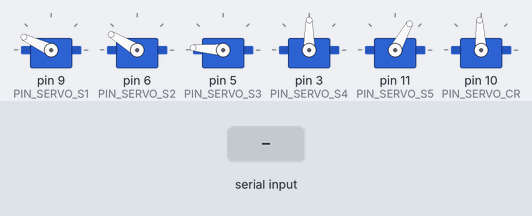
Simulated run of this sketch. Board: Arduino Uno, built with avr-gcc and run on an emulated ATmega328P. On the bench: 6 × servo. The inputs (shaded band) are chosen by the test bench. What the sketch prints to the serial monitor is not drawn.

Above: at 3.5 s.
3.6 s: "robot@high\n" received over Serial
At 5.6 s:
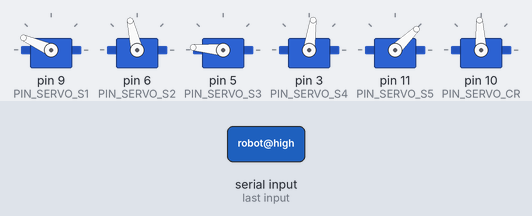
At 7.9 s:
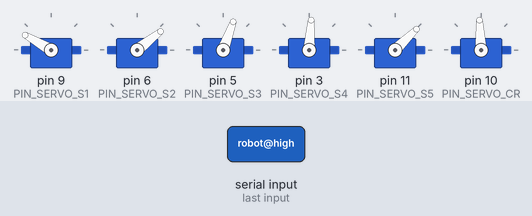
Timing chart, 0 to 21.6 s (numbered marks = the images above; inputs shaded):
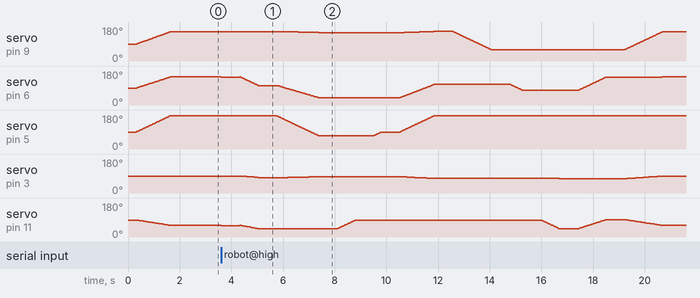

The sketch:

test_pi.ino
```cpp
#include <Servo.h>

// ===== 핀 정의 =====
#define PIN_SERVO_S1  9
#define PIN_SERVO_S2  6
#define PIN_SERVO_S3  5
#define PIN_SERVO_S4  3
#define PIN_SERVO_S5  11
#define PIN_SERVO_CR  10

// ===== Servo 객체 =====
Servo S1, S2, S3, S4, S5;
Servo crServo;

// ===== 현재 각도 저장 =====
int currentAngles[5] = {90,90,90,90,90};

// ===== 시퀀스 정의 =====
struct SequenceStep { int angles[5]; const char* label; };

// high 시퀀스
SequenceStep highSeq[] = {
  {{155,149,176,90,61}, "기본자세"},
  {{156,103,175,82,44}, "세팅 자세"},
  {{150,38,70,86,44}, ""}, {{150,38,70,86,88}, ""},
  {{150,38,88,86,88}, ""}, {{157,109,176,77,89}, "돌아옴"},
  {{59,109,176,77,89}, "돌림"}, {{59,77,176,77,89}, "놓기전"},
  {{59,77,176,76,44}, "놓음"}, {{59,147,176,76,92}, "돌아오기전 자세"},
  {{155,149,176,90,61}, "기본자세 복귀"}
};

// mid 시퀀스
SequenceStep midSeq[] = {
  {{155,149,176,90,61}, "기본자세"},
  {{156,103,175,82,44}, "세팅 자세"},
  {{156,50,121,82,44}, ""}, {{156,49,121,82,89}, ""},
  {{156,49,144,84,89}, ""}, {{157,109,176,77,89}, "돌아옴"},
  {{59,109,176,77,89}, "돌림"}, {{59,77,176,77,89}, "놓기전"},
  {{59,77,176,76,44}, "놓음"}, {{59,147,176,76,92}, "돌아오기전 자세"},
  {{155,149,176,90,61}, "기본자세 복귀"}
};

// low 시퀀스
SequenceStep lowSeq[] = {
  {{155,149,176,90,61}, "기본자세"},
  {{156,103,175,82,44}, "세팅 자세"},
  {{155,32,125,90,47}, "토마토 잡기 직전"},
  {{158,32,126,90,91}, "토마토 잡음"},
  {{158,32,143,90,91}, "내림"},
  {{157,109,176,77,89}, "돌아옴"},
  {{59,109,176,77,89}, "돌림"},
  {{59,77,176,77,89}, "놓음"},
  {{59,77,176,76,44}, "닫기"},
  {{59,147,176,76,92}, "돌아오기전 자세"},
  {{155,149,176,90,61}, "기본자세 복귀"}
};

// ===== D10 서보 CCW→STOP→CW→STOP 한 사이클 =====
bool crActive = false;
int crStep = 0;
unsigned long crStartMs = 0;
const unsigned long DURATION_CCW   = 1000;
const unsigned long DURATION_STOP1 = 1000;
const unsigned long DURATION_CW    = 1000;
const unsigned long DURATION_STOP2 = 1000;
const int SERVO_STOP_US = 1500;
const int SERVO_CW_US   = 1600;
const int SERVO_CCW_US  = 1375;

// ===== 시퀀스 실행 횟수 카운터 =====
int seqCount = 0;

// ==========================
// 부드럽게 서보 이동 함수
// ==========================
void moveServosSmooth(int s1,int s2,int s3,int s4,int s5,const char* label){
  int target[5] = {s1,s2,s3,s4,s5};
  int maxDiff = 0;
  for(int i=0;i<5;i++){ int diff=abs(target[i]-currentAngles[i]); if(diff>maxDiff) maxDiff=diff; }

  for(int step=0;step<=maxDiff;step++){
    for(int i=0;i<5;i++){
      int newAngle = currentAngles[i] + (target[i]-currentAngles[i])*step/maxDiff;
      switch(i){
        case 0: S1.write(newAngle); break;
        case 1: S2.write(newAngle); break;
        case 2: S3.write(newAngle); break;
        case 3: S4.write(newAngle); break;
        case 4: S5.write(newAngle); break;
      }
    }
    delay(15);
  }

  for(int i=0;i<5;i++) currentAngles[i]=target[i];
  delay(500);
  S2.detach(); delay(200); S2.attach(PIN_SERVO_S2);
}

// ==========================
// 시퀀스 실행 함수
// ==========================
void runSequence(SequenceStep* seq,int len){
  for(int i=0;i<len;i++)
    moveServosSmooth(seq[i].angles[0],seq[i].angles[1],seq[i].angles[2],seq[i].angles[3],seq[i].angles[4],seq[i].label);
  seqCount++;
  Serial.println("robot@done"); // 시퀀스 완료 신호
}

// ==========================
// setup
// ==========================
void setup(){
  Serial.begin(9600);

  S1.attach(PIN_SERVO_S1); S2.attach(PIN_SERVO_S2);
  S3.attach(PIN_SERVO_S3); S4.attach(PIN_SERVO_S4);
  S5.attach(PIN_SERVO_S5);

  crServo.attach(PIN_SERVO_CR);
  crServo.writeMicroseconds(SERVO_STOP_US);
  delay(300);

  moveServosSmooth(155,149,176,90,61,"기본자세");
}

// ==========================
// loop
// ==========================
void loop(){
  // UART 명령 처리
  if(Serial.available() > 0){
    String cmd = Serial.readStringUntil('\n');
    cmd.trim();

    if(cmd.equalsIgnoreCase("robot@high")) runSequence(highSeq,sizeof(highSeq)/sizeof(highSeq[0]));
    else if(cmd.equalsIgnoreCase("robot@mid")) runSequence(midSeq,sizeof(midSeq)/sizeof(midSeq[0]));
    else if(cmd.equalsIgnoreCase("robot@low")) runSequence(lowSeq,sizeof(lowSeq)/sizeof(lowSeq[0]));
    else if(cmd.equalsIgnoreCase("dump@start")) {
      seqCount = 0;
      crActive = true;
      crStep = 0;
      crStartMs = millis();
    }
  }

  if(crActive){
    unsigned long now = millis();
    switch(crStep){
      case 0:
        crServo.writeMicroseconds(SERVO_CCW_US);
        crStartMs = now;
        crStep++;
        break;

      case 1:
        if(now - crStartMs >= DURATION_CCW){
          crServo.writeMicroseconds(SERVO_STOP_US);
          crStartMs = now;
          crStep++;
        }
        break;

      case 2:
        if(now - crStartMs >= DURATION_STOP1){
          crServo.writeMicroseconds(SERVO_CW_US);
          crStartMs = now;
          crStep++;
        }
        break;

      case 3:
        if(now - crStartMs >= DURATION_CW){
          crServo.writeMicroseconds(SERVO_STOP_US);
          crActive = false;
          Serial.println("dump@finish"); // D10 사이클 완료 신호
        }
        break;
    }
  }
}
```
